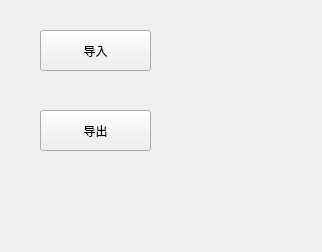
<?xml version="1.0" encoding="UTF-8"?>
<ui version="4.0">
 <class>Widget</class>
 <widget class="QWidget" name="Widget">
  <property name="geometry">
   <rect>
    <x>0</x>
    <y>0</y>
    <width>322</width>
    <height>252</height>
   </rect>
  </property>
  <property name="windowTitle">
   <string>Widget</string>
  </property>
  <property name="styleSheet">
   <string notr="true">font: 16pt &quot;Consolas&quot;;</string>
  </property>
  <widget class="QPushButton" name="btn_loadIn">
   <property name="geometry">
    <rect>
     <x>40</x>
     <y>30</y>
     <width>111</width>
     <height>41</height>
    </rect>
   </property>
   <property name="text">
    <string>导入</string>
   </property>
  </widget>
  <widget class="QPushButton" name="btn_loadOut">
   <property name="geometry">
    <rect>
     <x>40</x>
     <y>110</y>
     <width>111</width>
     <height>41</height>
    </rect>
   </property>
   <property name="text">
    <string>导出</string>
   </property>
  </widget>
 </widget>
 <resources/>
 <connections/>
</ui>
